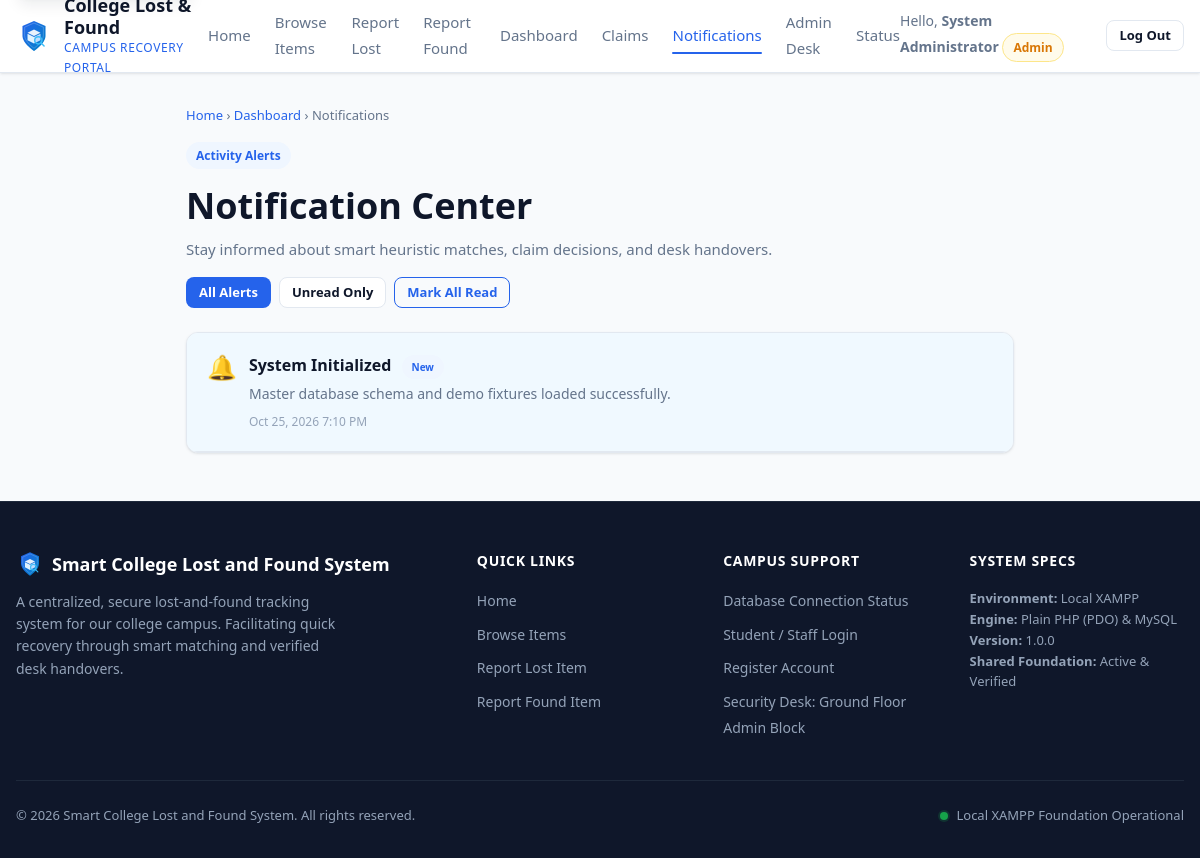
Screenshot of /notifications.php (signed in) with the database file from the repository.
### tables this page shows
CREATE TABLE notifications (
    id INT UNSIGNED AUTO_INCREMENT PRIMARY KEY,
    user_id INT UNSIGNED NOT NULL,
    title VARCHAR(150) NOT NULL,
    message TEXT NOT NULL,
    type ENUM('match_found', 'claim_received', 'claim_status', 'custody_update', 'admin_alert', 'system') NOT NULL,
    reference_id INT UNSIGNED NULL,
    reference_url VARCHAR(255) NULL,
    is_read TINYINT(1) NOT NULL DEFAULT 0,
    created_at TIMESTAMP DEFAULT CURRENT_TIMESTAMP,
    CONSTRAINT fk_notifications_user FOREIGN KEY (user_id) REFERENCES users (id) ON DELETE CASCADE,
    INDEX idx_user_unread (user_id, is_read),
    INDEX idx_user_created (user_id, created_at DESC)
);

### includes/functions.php (called while the page is built, shortened)
<?php
function e(?string $string): string {
    return htmlspecialchars($string ?? '', ENT_QUOTES, 'UTF-8');
}
function url(string $path = ''): string {
    $base = rtrim(BASE_URL, '/');
    $cleanPath = ltrim($path, '/');
    return $base === '' ? '/' . $cleanPath : $base . '/' . $cleanPath;
}
function format_datetime(?string $datetime): string {
    $timestamp = strtotime($datetime);
    return $timestamp ? date('M j, Y g:i A', $timestamp) : e($datetime);
}

### notifications.php (the view, shortened to what this page needs)
<?php
require_once __DIR__ . '/includes/functions.php';
$currentUser = get_current_user_session();
$userId = (int)$currentUser['id'];
$notifications = [];
$unreadFilter = isset($_GET['unread']);
try {
    $pdo = get_db_connection();
    $sql = "SELECT * FROM notifications WHERE user_id = :uid";
    $sql .= " ORDER BY created_at DESC LIMIT 30";
    $stmt = $pdo->prepare($sql);
    $stmt->execute([':uid' => $userId]);
    $notifications = $stmt->fetchAll(PDO::FETCH_ASSOC);
} catch (Throwable $e) {
    error_log('Notifications page error: ' . $e->getMessage());
    $loadError = true;
}
require_once __DIR__ . '/includes/header.php';
?>
<div class="container section" style="padding-top: var(--space-8); max-width: 860px;">
    <nav aria-label="Breadcrumb" style="font-size: 0.8125rem; color: var(--color-text-muted); margin-bottom: var(--space-4);">
        <a href="<?= url('index.php') ?>">Home</a> &rsaquo;
        <a href="<?= url('dashboard.php') ?>">Dashboard</a> &rsaquo;
        <span>Notifications</span>
    </nav>
    <div style="display: flex; justify-content: space-between; align-items: flex-end; margin-bottom: var(--space-6); flex-wrap: wrap; gap: var(--space-4);">
        <div>
            <span class="badge badge-primary" style="margin-bottom: var(--space-2);">Activity Alerts</span>
            <h1 style="font-size: 2.25rem; font-weight: 800; color: var(--color-text); margin-bottom: 2px;">
                Notification Center
            </h1>
            <p style="color: var(--color-text-muted); font-size: 0.9375rem;">
                Stay informed about smart heuristic matches, claim decisions, and desk handovers.
            </p>
        </div>
        <div style="display: flex; gap: var(--space-2);">
            <a href="<?= url('notifications.php') ?>" class="btn btn-sm <?= !$unreadFilter ? 'btn-primary' : 'btn-secondary' ?>">
                All Alerts
            </a>
            <a href="<?= url('notifications.php?unread=1') ?>" class="btn btn-sm <?= $unreadFilter ? 'btn-primary' : 'btn-secondary' ?>">
                Unread Only
            </a>
            <button type="button" class="btn btn-outline btn-sm" id="markAllReadBtn" onclick="markAllNotificationsRead()">
                Mark All Read
            </button>
        </div>
    </div>
    <div class="card">
        <div class="card-body" style="padding: 0;">
            <?php if (!empty($notifications)): ?>
                <div id="notificationsContainer" style="display: flex; flex-direction: column;">
                    <?php foreach ($notifications as $n): ?>
                        <div class="notification-item"
                             style="padding: var(--space-5); border-bottom: 1px solid var(--color-border); display: flex; align-items: flex-start; justify-content: space-between; gap: var(--space-4); background-color: <?= $n['is_read'] ? '#ffffff' : '#f0f9ff' ?>;">
                            <div style="display: flex; gap: var(--space-3); align-items: flex-start;">
                                <div style="font-size: 1.5rem; line-height: 1; flex-shrink: 0; padding-top: 2px;">
                                    <?php if ($n['type'] === 'match_found'): ?>
                                        &#128269;
                                    <?php elseif ($n['type'] === 'claim_status'): ?>
                                        &#128221;
                                    <?php elseif ($n['type'] === 'custody_update'): ?>
                                        &#128737;
                                    <?php else: ?>
                                        &#128276;
                                    <?php endif; ?>
                                </div>
                                <div>
                                    <h3 style="font-size: 1rem; font-weight: 700; color: var(--color-text); margin-bottom: var(--space-1);">
                                        <?= e($n['title']) ?>
                                        <?php if (!$n['is_read']): ?>
                                            <span class="badge badge-primary" style="font-size: 0.625rem; margin-left: 6px;">New</span>
                                        <?php endif; ?>
                                    </h3>
                                    <p style="font-size: 0.875rem; color: var(--color-text-muted); line-height: 1.5; margin-bottom: var(--space-2);">
                                        <?= e($n['message']) ?>
                                    </p>
                                    <div style="font-size: 0.75rem; color: var(--color-text-light);">
                                        <?= format_datetime($n['created_at']) ?>
                                    </div>
                                </div>
                            </div>
                        </div>
                    <?php endforeach; ?>
                </div>
            <?php endif; ?>
        </div>
    </div>
</div>
<?php require_once __DIR__ . '/includes/footer.php'; ?>

### assets/css/variables.css (style rules this page uses)
:root { --color-primary: #2563eb; --color-primary-hover: #1d4ed8; --color-primary-light: #eff6ff; --color-accent: #0284c7; --color-accent-hover: #0369a1; --color-bg: #f8fafc; --color-surface: #ffffff; --color-surface-hover: #f1f5f9; --color-border: #e2e8f0; --color-border-focus: #3b82f6; --color-text: #0f172a; --color-text-muted: #64748b; --color-text-light: #94a3b8; --color-text-inverse: #ffffff; --color-success: #16a34a; --color-success-bg: #f0fdf4; --color-success-border: #bbf7d0; --color-warning: #d97706; --color-warning-bg: #fffbeb; --color-warning-border: #fde68a; --color-danger: #dc2626; --color-danger-bg: #fef2f2; --color-danger-border: #fecaca; --color-info: #0284c7; --color-info-bg: #f0f9ff; --color-info-border: #bae6fd; --color-custody-finder: #d97706; --color-custody-finder-bg: #fffbeb; --color-custody-finder-border: #fde68a; --color-custody-security: #4338ca; --color-custody-security-bg: #eef2ff; --color-custody-security-border: #c7d2fe; --color-custody-returned: #15803d; --color-custody-returned-bg: #f0fdf4; --color-custody-returned-border: #bbf7d0; --color-confidential: #7c3aed; --color-confidential-hover: #6d28d9; --color-confidential-bg: #f5f3ff; --color-confidential-border: #ddd6fe; --color-match-high: #16a34a; --color-match-high-bg: #dcfce7; --color-match-med: #d97706; --color-match-med-bg: #fef3c7; --color-match-low: #64748b; --color-match-low-bg: #f1f5f9; --font-sans: system-ui, -apple-system, BlinkMacSystemFont, 'Segoe UI', Roboto, 'Helvetica Neue', Arial, sans-serif; --font-mono: ui-monospace, SFMono-Regular, Menlo, Monaco, Consolas, 'Liberation Mono', monospace; --space-1: 0.25rem; --space-2: 0.5rem; --space-3: 0.75rem; --space-4: 1rem; --space-5: 1.25rem; --space-6: 1.5rem; --space-8: 2rem; --space-10: 2.5rem; --space-12: 3rem; --space-16: 4rem; --radius-sm: 0.375rem; --radius-md: 0.5rem; --radius-lg: 0.75rem; --radius-xl: 1rem; --radius-full: 9999px; --shadow-xs: 0 1px 2px 0 rgba(15, 23, 42, 0.05); --shadow-sm: 0 1px 3px 0 rgba(15, 23, 42, 0.08), 0 1px 2px -1px rgba(15, 23, 42, 0.08); --shadow-md: 0 4px 6px -1px rgba(15, 23, 42, 0.09), 0 2px 4px -2px rgba(15, 23, 42, 0.06); --shadow-lg: 0 10px 15px -3px rgba(15, 23, 42, 0.08), 0 4px 6px -4px rgba(15, 23, 42, 0.04); --shadow-xl: 0 20px 25px -5px rgba(15, 23, 42, 0.08), 0 8px 10px -6px rgba(15, 23, 42, 0.04); --focus-ring: 0 0 0 3px rgba(37, 99, 235, 0.35); --focus-ring-danger: 0 0 0 3px rgba(220, 38, 38, 0.3); --focus-outline: 2px solid var(--color-primary); --focus-outline-offset: 2px; --z-dropdown: 1000; --z-sticky: 1020; --z-drawer: 1030; --z-modal-backdrop: 1040; --z-modal: 1050; --z-toast: 1060; --transition-fast: 150ms cubic-bezier(0.4, 0, 0.2, 1); --transition-normal: 250ms cubic-bezier(0.4, 0, 0.2, 1); --max-content-width: 1200px; }

### rows the page displays
notifications: title "System Initialized", is_read "New", message "Master database schema and demo fixtures loaded successfully.", created_at "Oct 25, 2026 7:10 PM"

### other values shown
$currentUser['full_name'] "System Administrator"
APP_NAME "Smart College Lost and Found System"
APP_VERSION "1.0.0"
